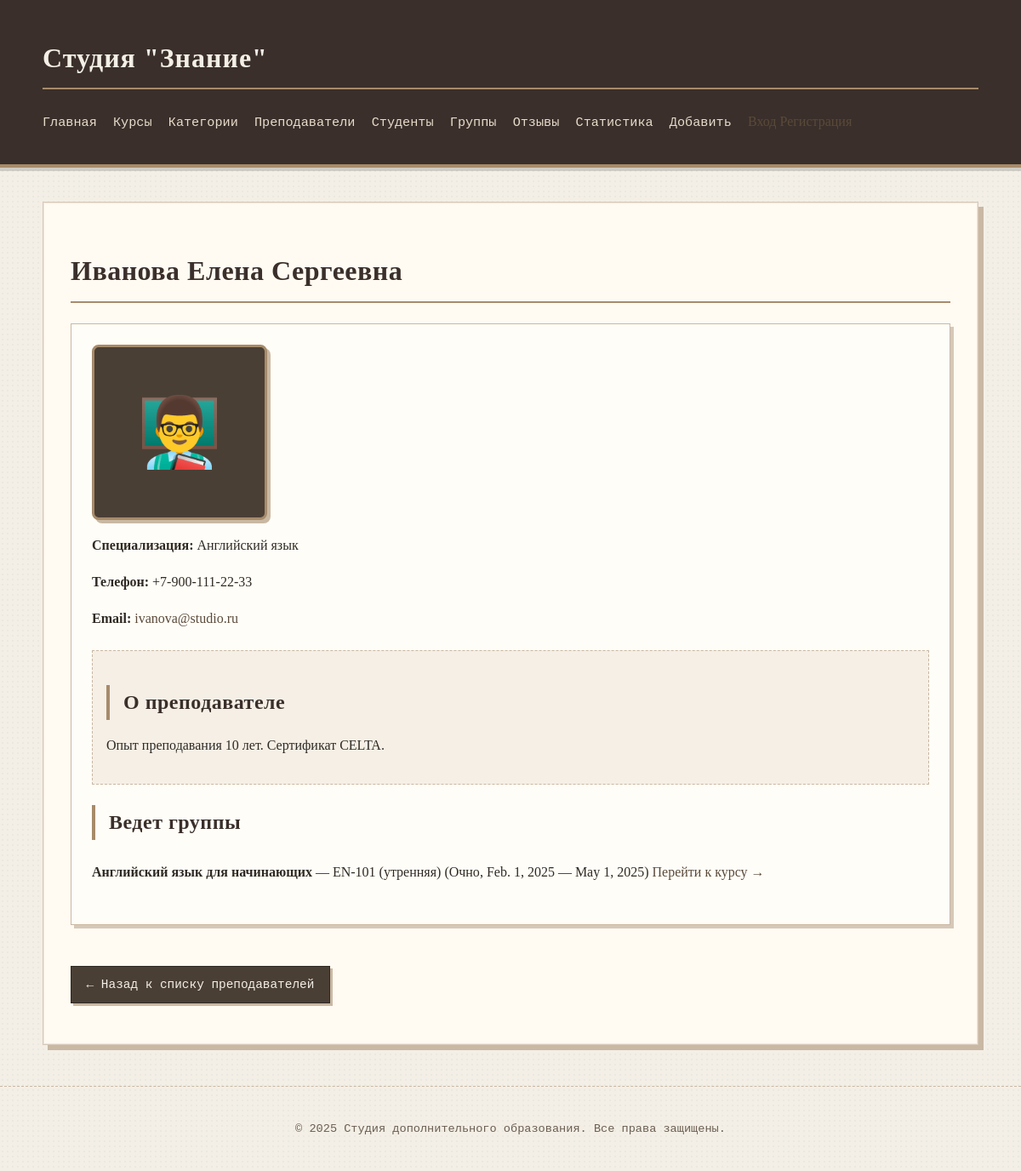
The app's page /education/teacher/1/, older data.
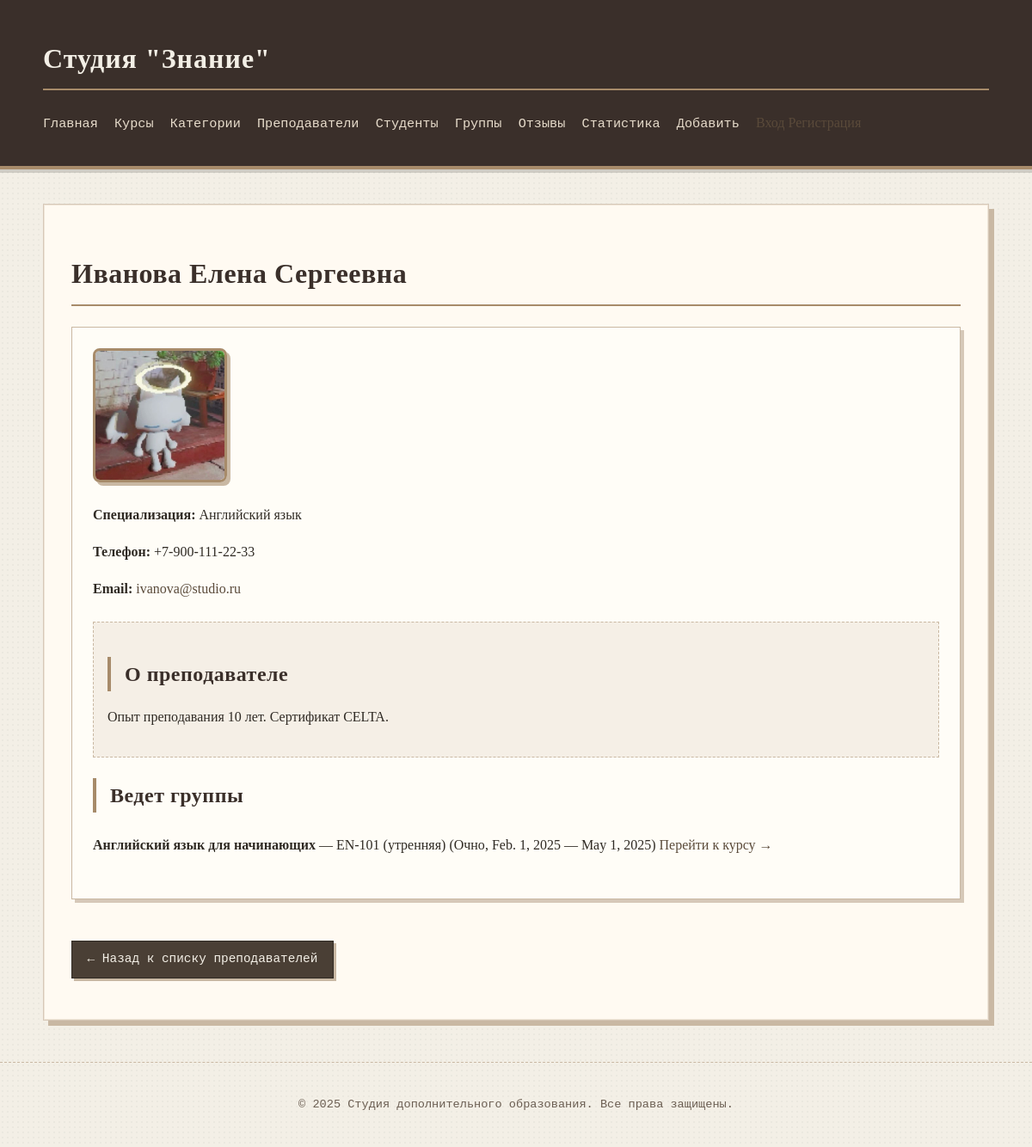
The same page, newer data.
### education/models.py (models this page shows, shortened)
class Teacher(models.Model):
    user = models.OneToOneField(
        User,
        on_delete=models.CASCADE,
        null=True,
        blank=True,
        related_name='teacher_profile',
        verbose_name="Пользователь"
    )
    first_name = models.CharField(max_length=50, verbose_name="Имя")
    last_name = models.CharField(max_length=50, verbose_name="Фамилия")
    middle_name = models.CharField(max_length=50, blank=True, verbose_name="Отчество")
    specialization = models.CharField(max_length=100, verbose_name="Специализация")
    phone = models.CharField(max_length=20, verbose_name="Телефон")
    email = models.EmailField(max_length=100, blank=True, verbose_name="Email")
    bio = models.TextField(blank=True, verbose_name="Биография")
    photo = models.ImageField(
        upload_to='teachers/%Y/%m/',
        blank=True,
        null=True,
        verbose_name="Фото",
        validators=[
            FileExtensionValidator(allowed_extensions=['jpg', 'jpeg', 'png', 'gif']),
            validate_image_size
        ],
        help_text="Поддерживаются форматы: JPG, PNG, GIF. Максимальный размер: 5 МБ"
    )
    is_active = models.BooleanField(default=True, verbose_name="Активен")
    class Meta:
        db_table = 'teachers'
        verbose_name = 'Преподаватель'
        verbose_name_plural = 'Преподаватели'
        ordering = ['last_name', 'first_name']
    def get_full_name(self):
        parts = [self.last_name, self.first_name]
        if self.middle_name:
            parts.append(self.middle_name)
        return ' '.join(parts)

### education/views.py (the view)
# urls.py: path('teacher/<int:teacher_id>/', views.teacher_detail, name='teacher-detail'),
def teacher_detail(request, teacher_id):
    teacher = get_object_or_404(Teacher, id=teacher_id, is_active=True)
    groups = teacher.groups.filter(is_active=True).select_related('course')
    data = {
        'title': f'Преподаватель: {teacher.get_full_name()}',
        'teacher': teacher,
        'groups': groups,
    }
    return render(request, 'education/teacher_detail.html', data)

### education/models.py (called while the page is built)
    def get_absolute_url(self):
        return reverse('course-detail-slug', kwargs={'course_slug': self.slug})

### education/templates/education/teacher_detail.html (shortened to what this page needs)
{% extends 'base.html' %}
{% block content %}
    <h1>{{ teacher.get_full_name }}</h1>
    <div class="teacher-detail">
        {% if teacher.photo %}
        <img src="{{ teacher.photo.url }}" alt="{{ teacher.get_full_name }}" class="teacher-photo-large">
        {% else %}
        <div class="teacher-photo-placeholder-large">👨‍🏫</div>
        {% endif %}
        <div class="teacher-info">
            <p><strong>Специализация:</strong> {{ teacher.specialization }}</p>
            <p><strong>Телефон:</strong> {{ teacher.phone }}</p>
            {% if teacher.email %}
            <p><strong>Email:</strong> <a href="mailto:{{ teacher.email }}">{{ teacher.email }}</a></p>
            {% endif %}
        </div>
        {% if teacher.bio %}
        <div class="teacher-bio">
            <h2>О преподавателе</h2>
            <p>{{ teacher.bio|linebreaks }}</p>
        </div>
        {% endif %}
        {% if groups %}
        <div class="teacher-groups">
            <h2>Ведет группы</h2>
            <ul class="groups-list">
                {% for group in groups %}
                <li>
                    <strong>{{ group.course.title }}</strong> — {{ group.name }}
                    ({{ group.get_format_display }}, {{ group.start_date }} — {{ group.end_date }})
                    <a href="{{ group.course.get_absolute_url }}">Перейти к курсу →</a>
                </li>
                {% endfor %}
            </ul>
        </div>
        {% endif %}
    </div>
    <p class="back-link">
        <a href="{% url 'teachers-list' %}" class="btn">← Назад к списку преподавателей</a>
    </p>
{% endblock %}

Row changes from the older to the newer data that the page shows:
changed Teacher "Иванова Елена Сергеевна": photo: picture added
